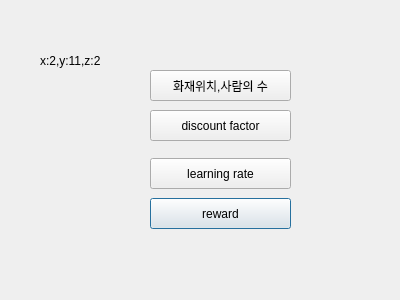
<?xml version="1.0" encoding="UTF-8"?>
<ui version="4.0">
 <class>Dialog</class>
 <widget class="QDialog" name="Dialog">
  <property name="geometry">
   <rect>
    <x>0</x>
    <y>0</y>
    <width>400</width>
    <height>300</height>
   </rect>
  </property>
  <property name="windowTitle">
   <string>Dialog</string>
  </property>
  <widget class="QPushButton" name="btn4">
   <property name="geometry">
    <rect>
     <x>150</x>
     <y>198</y>
     <width>141</width>
     <height>31</height>
    </rect>
   </property>
   <property name="text">
    <string>reward</string>
   </property>
  </widget>
  <widget class="QLabel" name="label">
   <property name="geometry">
    <rect>
     <x>40</x>
     <y>50</y>
     <width>101</width>
     <height>21</height>
    </rect>
   </property>
   <property name="text">
    <string>x:2,y:11,z:2</string>
   </property>
  </widget>
  <widget class="QPushButton" name="btn3">
   <property name="geometry">
    <rect>
     <x>150</x>
     <y>158</y>
     <width>141</width>
     <height>31</height>
    </rect>
   </property>
   <property name="text">
    <string>learning rate</string>
   </property>
  </widget>
  <widget class="QPushButton" name="btn2">
   <property name="geometry">
    <rect>
     <x>150</x>
     <y>110</y>
     <width>141</width>
     <height>31</height>
    </rect>
   </property>
   <property name="text">
    <string>discount factor</string>
   </property>
  </widget>
  <widget class="QPushButton" name="btn1">
   <property name="geometry">
    <rect>
     <x>150</x>
     <y>70</y>
     <width>141</width>
     <height>31</height>
    </rect>
   </property>
   <property name="text">
    <string>화재위치,사람의 수</string>
   </property>
  </widget>
 </widget>
 <resources/>
 <connections/>
</ui>
